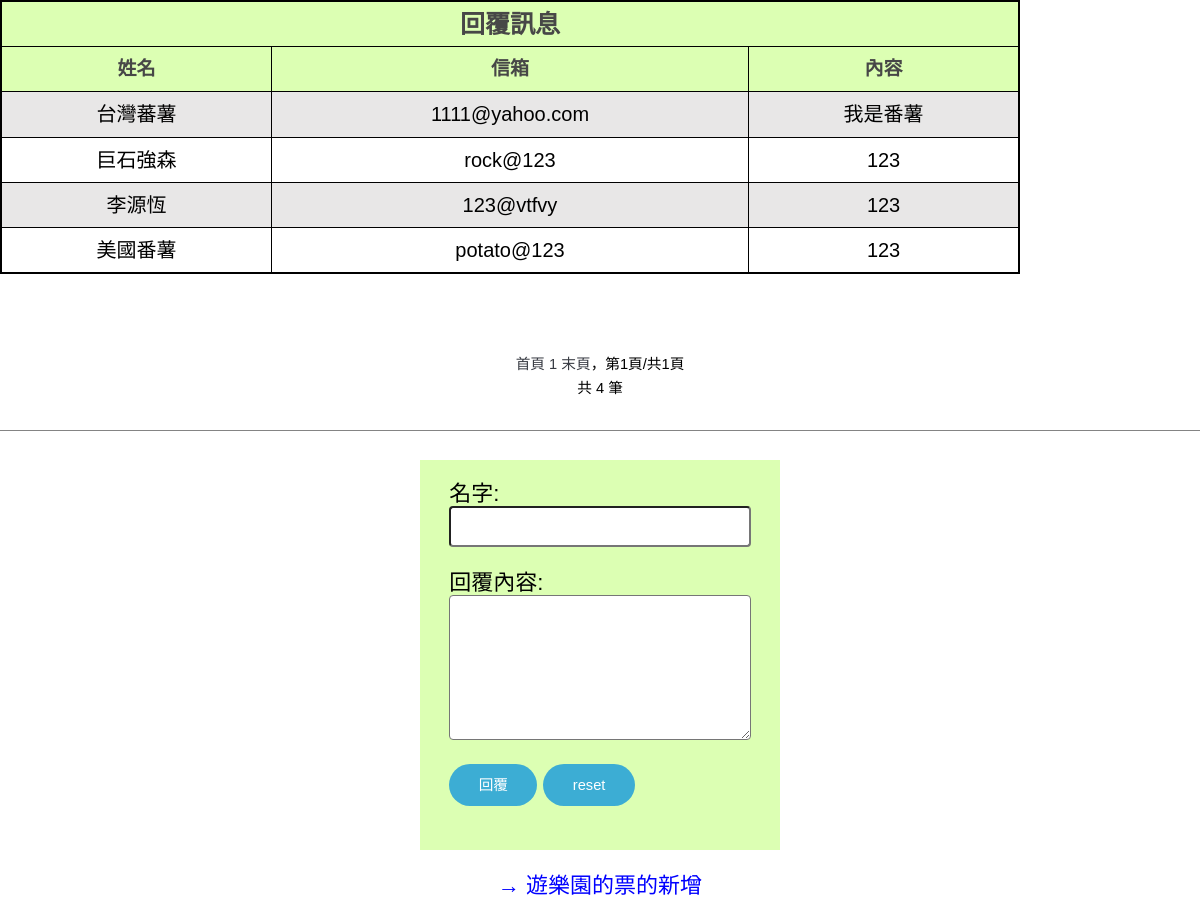
The app's page /team04/page/recommit.php with its own data.
### tables this page shows
CREATE TABLE `commit` (
  `name` varchar(50) NOT NULL,
  `email` varchar(50) NOT NULL,
  `content` varchar(500) NOT NULL,
  PRIMARY KEY (`name`)
);

### team04/page/recommit.php (the view, shortened to what this page needs)
<?php
    $servername="140.123.175.101";
    $username="team04";
    $password="dogge";
    $dbname="team04";
    $conn=mysqli_connect($servername,$username,$password,$dbname);
    mysqli_set_charset($conn,"utf8");
    $sql = "SELECT * FROM commit ORDER BY 'name'";
    $result = mysqli_query($conn, $sql) or die("Error");
    $data_nums = mysqli_num_rows($result);
    $per = 5;
    $pages = ceil($data_nums/$per);
    if (!isset($_GET["page"])){
        $page=1;
    } else {
        $page = intval($_GET["page"]);
    }
    $start = ($page-1)*$per;
    $result = mysqli_query($conn, $sql.' LIMIT '.$start.', '.$per) or die("Error");
?>
<html lang="en">
	<head>
    </head>
<table class="showCom1">
    <tr>
        <th colspan="4" style="font-size:25px;">回覆訊息</th>
    </tr>
    <tr>
        <th>姓名</th>
        <th>信箱</th>
        <th>內容</th>
    </tr>
    <?php
        while ($row = mysqli_fetch_array ($result))
        {
            $name = $row['name'];
            $email = $row['email'];
            $CONTENT = $row['content'];
            echo '
            <tr>
                <td>'. $name .'</td>
                <td>'. $email .'</td>
                <td>'. $CONTENT .'</td>
            </tr>';
        }
    ?>
</table><br>
<center>
    <?php
        echo "<br /><a href=?page=1>首頁</a> ";
        for( $i=1 ; $i<=$pages ; $i++ ) {
            if ( $page-5 < $i && $i < $page+5 ) {
                echo "<a href=?page=".$i.">".$i."</a> ";
            }
        }
        echo "<a href=?page=".$pages.">末頁</a>，第". $page ."頁/共". $pages ."頁<br/>";
        echo '共 '.$data_nums.' 筆<br>';
    ?>
</center>
<hr size="2" color="gray">
<html>
    <head></head>
    <body>
        <div class="o_newMem">
            <div class="newmem">
                <form action="recommit2.php"method="get">
                    名字:<input type="text" name="name"><br>
                    回覆內容:
                    <textarea name="textarea" rows="5" cols="30"></textarea><br>
                    <input type="submit" value="回覆" >
                    <input type="reset" value="reset" >
                </form>
            </div>
        </div><br>
        <center><a href="upload.php" style="font-size:1.5em; color:blue">→ 遊樂園的票的新增</a></center>
    </body>
</html>

### team04/page/css/style.css (style rules this page uses)
* { font-family: "微軟正黑體", "Microsoft JhengHei", sans-serif; }
body { background: #fff; }
body, input, select, textarea { color: black; font-family: "Raleway", Helvetica, sans-serif; font-size: 13pt; font-weight: 400; line-height: 1.65em; }
a { color: #383b43; text-decoration: none; font-family: 微軟正黑體, Microsoft JhengHei, sans-serif; }
hr { border: 0; border-bottom: solid 1px rgba(144, 144, 144, 0.25); margin: 2em 0; }
.o_newMem { display: flex; justify-content: center; align-content: center; }
.newMem { display: flex; justify-content: center; align-content: center; width: 30%; padding: 1em 0 0 0; font-size: 1.5em; background-color: rgb(220, 255, 179); }
form { margin: 0 0 2em 0; }
input[type="text"], input[type="password"], input[type="email"], select, textarea { -moz-appearance: none; -webkit-appearance: none; -o-appearance: none; -ms-appearance: none; appearance: none; background: rgba(0, 0, 0, 0); background-color: white; border-radius: 4px; color: inherit; display: block; outline: 0; padding: 0 1em; text-decoration: none; width: 100%; }
input[type="text"], input[type="password"], input[type="email"], select { height: 2.75em; }
textarea { padding: 0.75em 1em; }
table { margin: 0 0 2em 0; width: 100%; }
table tbody tr { border: solid 1px rgba(0, 0, 0, 0.19); }
table tbody tr:nth-child(2n + 1) { background-color: rgba(133, 130, 130, 0.19); }
table td { font-size: 20px; vertical-align: middle; }
table th { color: #474747; font-size: 0.9em; font-weight: 700; padding: 0 0.75em 0.75em 0.75em; text-align: left; }
.showCom1, .showCom2 { width: 85%; border: solid 2px black; font-family: 微軟正黑體, Microsoft JhengHei, sans-serif; }
.showCom1 th, .showCom2 th { text-align: center; font-size: 1.3em; padding: 10px 0 10px 0; border: solid 1px black; background-color: rgb(220, 255, 179); font-family: 微軟正黑體, Microsoft JhengHei, sans-serif; }
.showCom1 td { text-align: center; padding: 10px; border: solid 1px black; font-family: 微軟正黑體, Microsoft JhengHei, sans-serif; }
input[type="submit"], input[type="reset"], input[type="button"], .button { -moz-appearance: none; -webkit-appearance: none; -o-appearance: none; -ms-appearance: none; appearance: none; -moz-transition: background-color 0.2s ease-in-out, color 0.2s ease-in-out; -webkit-transition: background-color 0.2s ease-in-out, color 0.2s ease-in-out; -o-transition: background-color 0.2s ease-in-out, color 0.2s ease-in-out; -ms-transition: background-color 0.2s ease-in-out, color 0.2s ease-in-out; transition: background-color 0.2s ease-in-out, color 0.2s ease-in-out; background-color: #3cadd4; border-radius: 30px; border: 0; color: #ffffff !important; cursor: pointer; display: inline-block; font-weight: 400; height: 2.85em; line-height: 2.95em; padding: 0 2em; text-align: center; text-decoration: none; white-space: nowrap; }

### team04/page/css/style-xlarge.css (style rules this page uses)
body, input, select, textarea { font-size: 11pt; }

### records on screen
commit: name "台灣蕃薯", email "1111@yahoo.com", content "我是番薯"
commit: name "巨石強森", email "rock@123", content "123"
commit: name "李源恆", email "123@vtfvy", content "123"
commit: name "美國番薯", email "potato@123", content "123"

### other values on screen
$page "1"
$pages "1"
$data_nums "4"
